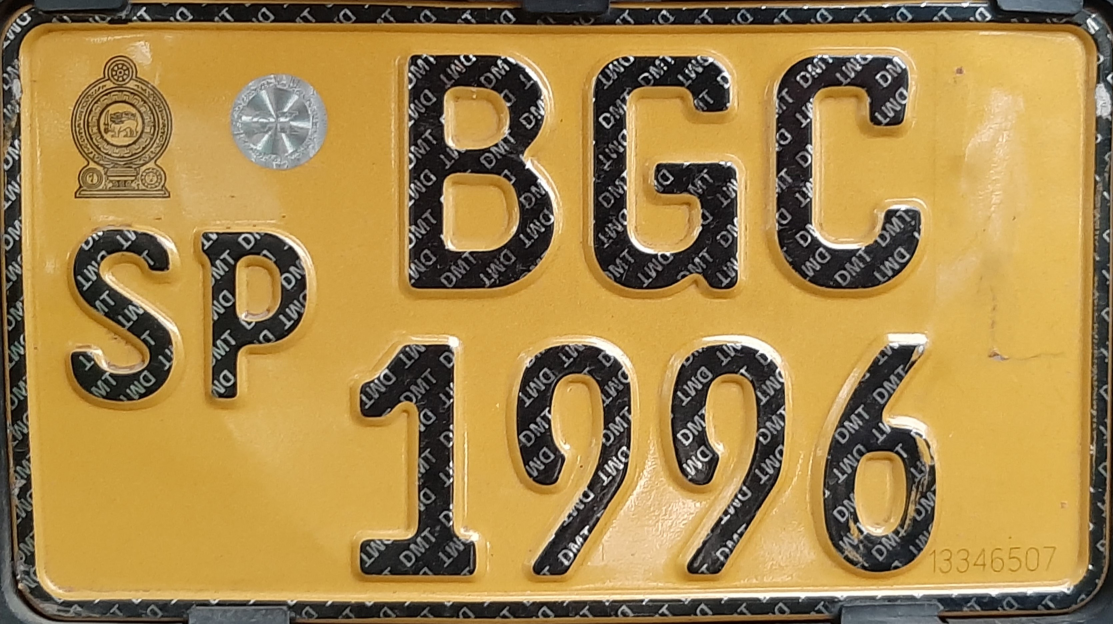
#> input picture assets/images/bike back B.jpg, 3339 x 1871 px (shown at 1/3 size)
$ python number_plate_recognition.py
#> lines starting #> are read from the running program, lines starting #| are printed output that depends on the picture; after the words box and inside, x2 and y2 are one past the last pixel; in counts of white or black regions, pixels touching at a corner belong together
# [90 lines of commented-out code are left out]


import cv2
import numpy as np
import matplotlib.pyplot as plt

# Create structuring element (kernel)
kernel = cv2.getStructuringElement(cv2.MORPH_RECT, (5, 5))

# Load the main image
image = cv2.imread('assets/images/bike back B.jpg')
#> image is the input picture: shape (1871, 3339, 3); mean B, G, R 76, 134.2, 164.6

# Convert the main image to grayscale
gray_image = cv2.cvtColor(image, cv2.COLOR_BGR2GRAY)
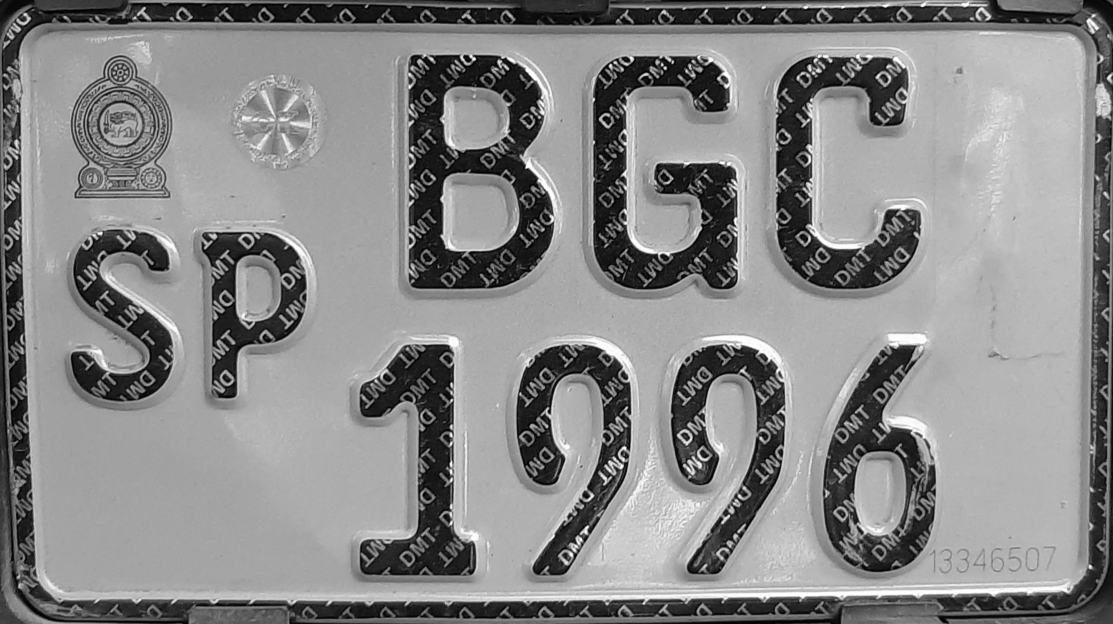
#> gray_image: shape (1871, 3339) (shown at 1/3 size); min 0, max 255, mean 136.6

# Apply thresholding and Gaussian blur on the main image
_, threshold_image = cv2.threshold(gray_image, 127, 255, cv2.THRESH_BINARY_INV)
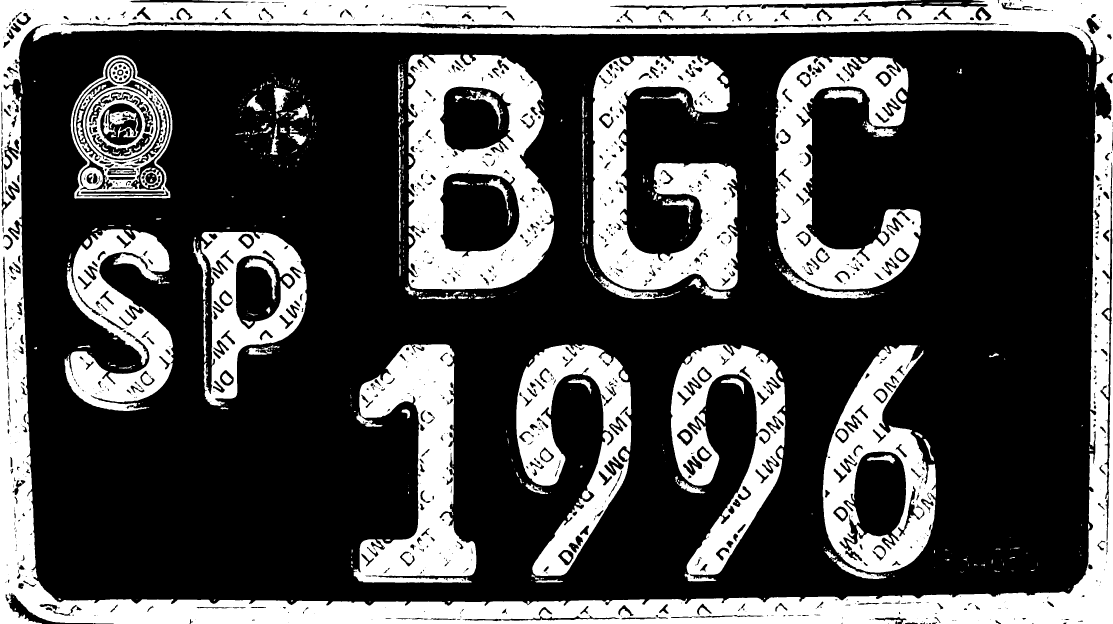
#> threshold_image: shape (1871, 3339) (shown at 1/3 size); 30.4% white; 647 white regions (393 under 20 px), largest, box (x1, y1, x2, y2) and area: (0, 0, 3339, 1871) 725515, (1223, 163, 1662, 868) 176778, (1779, 167, 2213, 869) 160249
threshold_image = cv2.GaussianBlur(threshold_image, (5, 5), 0)

# Perform morphological opening on the thresholded image
morph_opening = cv2.dilate(threshold_image, kernel, iterations=3)

# Dictionary to represent vehicle types with their templates
vehicle_templates = {
    'Motorbike': ['assets/images/Templates/bike back B1.jpg', 'assets/images/Templates/bike back B2.jpg', 'assets/images/Templates/bike back B3.jpg',
                  'assets/images/Templates/bike back V1.jpg', 'assets/images/Templates/bike back W1.jpg', 'assets/images/Templates/bike back X1.jpg',
                  'assets/images/Templates/bike front B1.jpg', 'assets/images/Templates/bike front B2.jpg'],
    'Car': ['assets/images/Templates/car front C1.jpg', 'assets/images/Templates/car back C2.jpg', 'assets/images/Templates/car back C3.jpg', 'assets/images/Templates/car front C2.jpg'],
    # 'Van': ['assets/images/Templates/van front P1.jpg', 'assets/images/Templates/van back P2.jpg'],
    'Three Wheeler': ['assets/images/Templates/3wheel back Q.jpg'],
    # Add more vehicle types and templates as needed
}

detected_vehicle_type = None
best_match_val = 0.7  # Initialize to store the highest match value
matched_image = image.copy()  # Initialize to avoid undefined variable error

# Loop through vehicle templates and perform template matching
for vehicle_type, template_paths in vehicle_templates.items():
    for template_path in template_paths:
        # Load and process the template image
        template = cv2.imread(template_path)
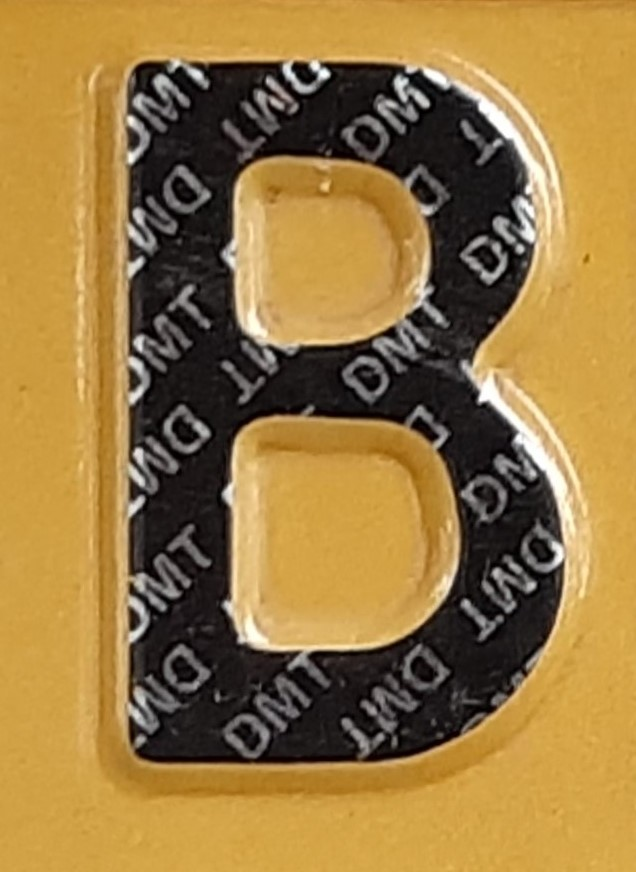
#> input picture assets/images/Templates/bike back B1.jpg, 636 x 872 px
#> template is the input picture: shape (872, 636, 3); mean B, G, R 65.3, 120.9, 152.6
        if template is None:
            print(f"Error loading template: {template_path}")
            continue  # Skip to the next template

        gray_template = cv2.cvtColor(template, cv2.COLOR_BGR2GRAY)
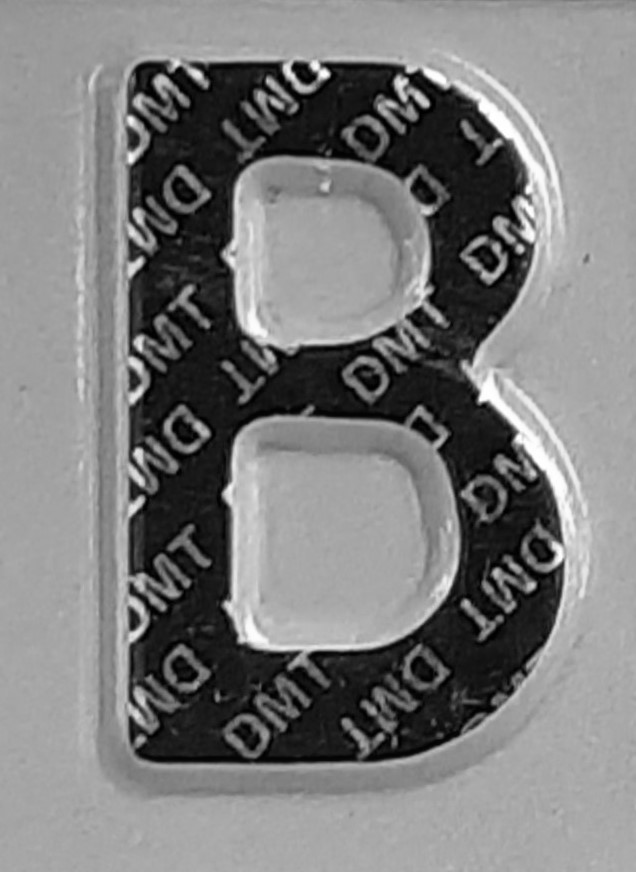
#> gray_template: shape (872, 636); min 0, max 255, mean 124
        _, thresh_template = cv2.threshold(gray_template, 127, 255, cv2.THRESH_BINARY_INV)
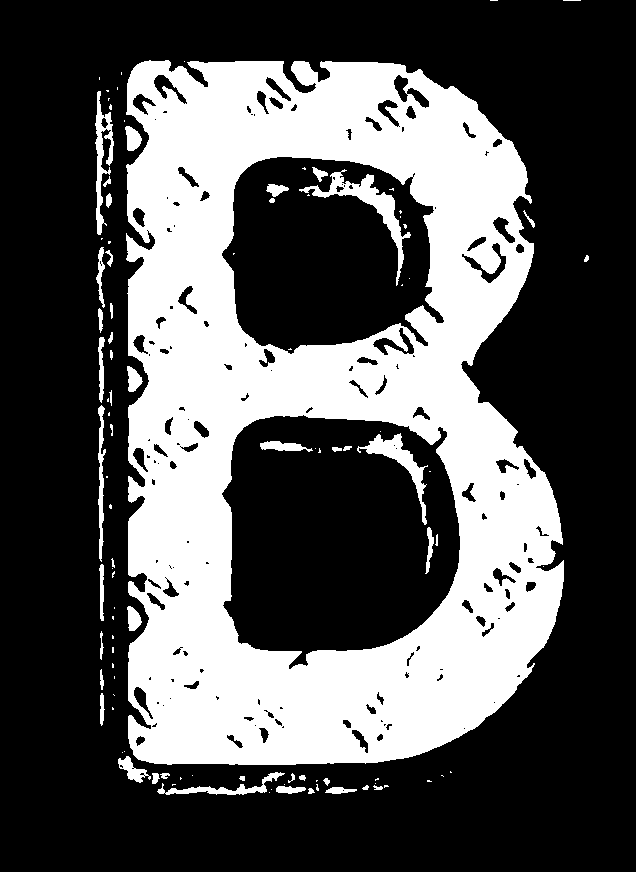
#> thresh_template: shape (872, 636); 33.7% white; 104 white regions (57 under 20 px), largest, box (x1, y1, x2, y2) and area: (126, 60, 564, 765) 176778, (299, 169, 411, 286) 1922, (357, 433, 428, 525) 1275

        # Ensure template is smaller or equal to the image region
        if gray_template.shape[0] > morph_opening.shape[0] or gray_template.shape[1] > morph_opening.shape[1]:
            gray_template = cv2.resize(gray_template, (morph_opening.shape[1], morph_opening.shape[0]))

        # Perform template matching
        result = cv2.matchTemplate(morph_opening, thresh_template, cv2.TM_CCOEFF_NORMED)
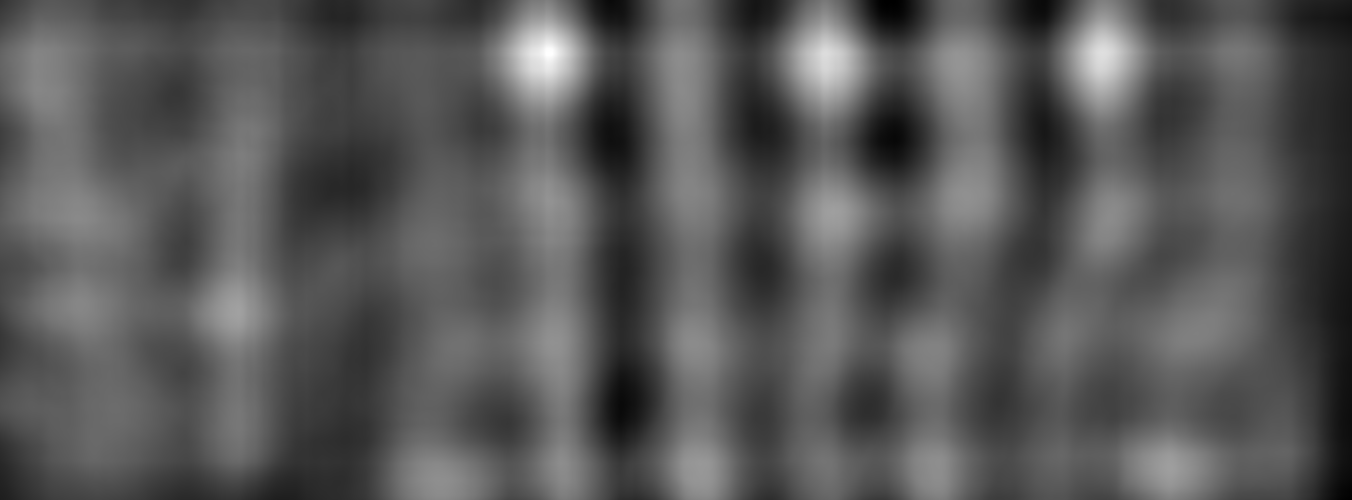
#> result: shape (1000, 2704) float32 (shown at 1/2 size); min -0.428, max 0.804, mean -0.00177; drawn with min black and max white
        min_val, max_val, min_loc, max_loc = cv2.minMaxLoc(result)
#> min_val = -0.428; max_val = 0.804; min_loc = (1774, 3); max_loc = (1094, 108)

        # Check if a good match is found with higher max_val
        if max_val > best_match_val:  # Threshold for a good match
            detected_vehicle_type = vehicle_type
            best_match_val = max_val  # Store the best match value
#> best_match_val = 0.804
            h, w = thresh_template.shape
#> h = 872; w = 636
            top_left = max_loc
#> top_left = (1094, 108)
            bottom_right = (top_left[0] + w, top_left[1] + h)
#> bottom_right = (1730, 980)
            matched_image = cv2.rectangle(image.copy(), top_left, bottom_right, (0, 255, 0), 3)

            print(f"Detected Vehicle Type: {detected_vehicle_type}")

# Display the images using matplotlib
plt.figure(figsize=(10, 8))

# Original Image
plt.subplot(2, 2, 1)
plt.imshow(cv2.cvtColor(image, cv2.COLOR_BGR2RGB))
plt.title('Original Image')
plt.axis('off')

# Grayscale Image
plt.subplot(2, 2, 2)
plt.imshow(gray_image, cmap='gray')
plt.title('Grayscale Image')
plt.axis('off')

# Threshold Image
plt.subplot(2, 2, 3)
plt.imshow(threshold_image, cmap='gray')
plt.title('Threshold Image')
plt.axis('off')

# Morphological Opening + Template Matching Result (only if detected)
if detected_vehicle_type:
    plt.subplot(2, 2, 4)
    plt.imshow(cv2.cvtColor(matched_image, cv2.COLOR_BGR2RGB))
    plt.title(f'Template Matching Result - {detected_vehicle_type}')
    plt.axis('off')

# Show all images
plt.tight_layout()
plt.show()
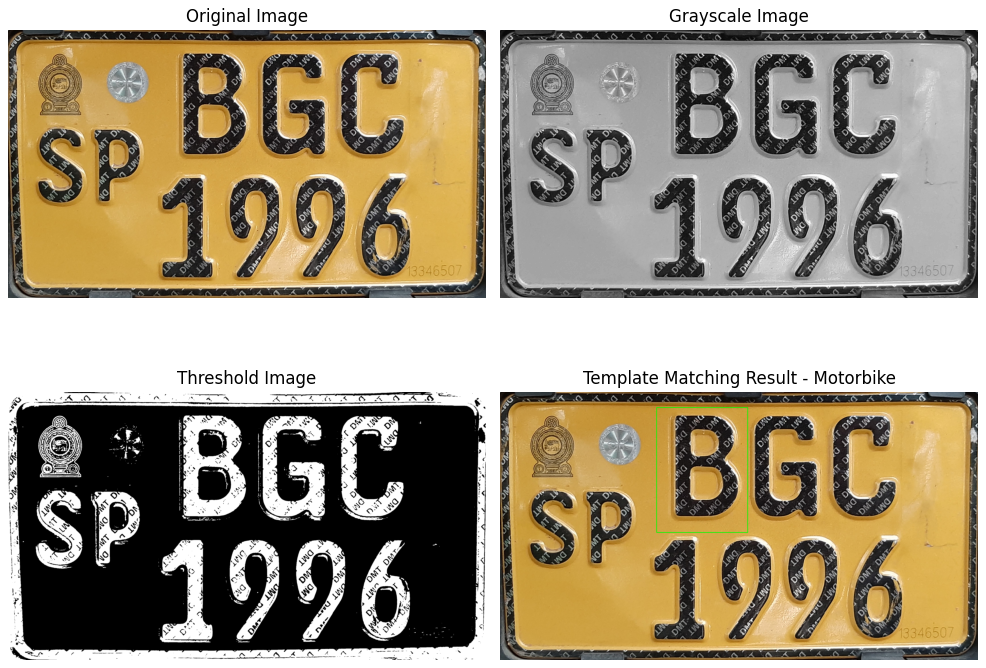
#> figure drawn by matplotlib, 4 panels

if not detected_vehicle_type:
    print("No vehicle type detected.")
